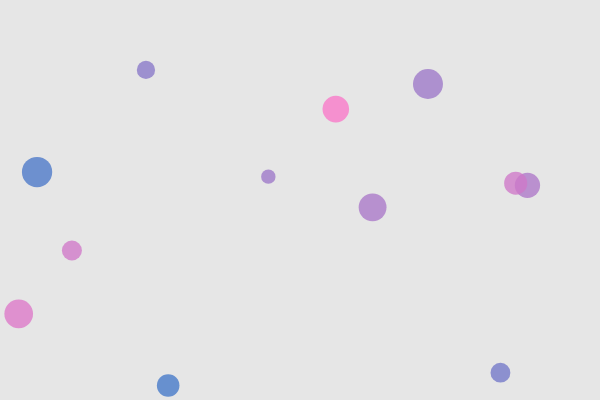
Frame 1 (no input)
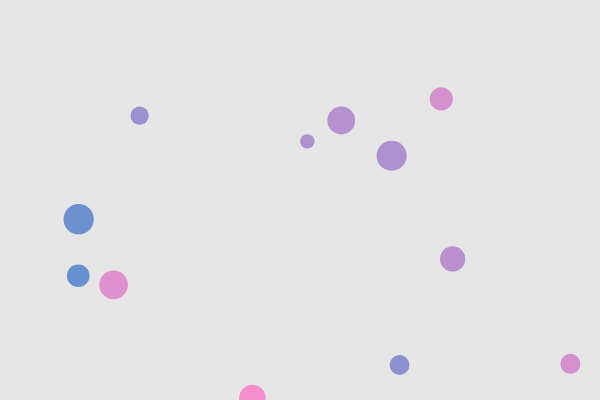
Frame 60 (no input)
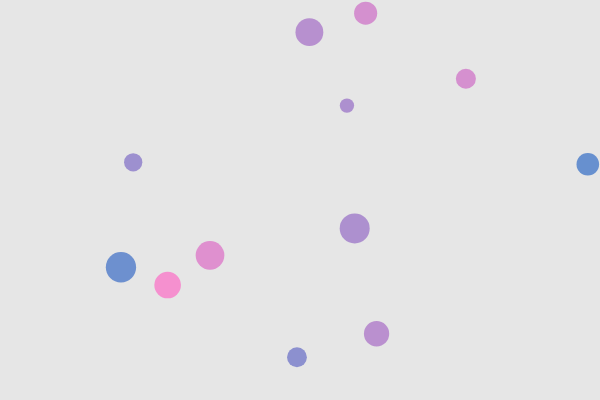
Frame 120 (the mouse pressed at the canvas centre since frame 60)

The p5.js sketch that drew these frames (run headless with seeded random() and noise() and a simulated clock; from frame 60 on, the mouse is pressed at the canvas centre):

// p5.js sketch
// ── sketch.js
// DM2008 — Activity 4b
// Objects in Motion (60 min)

// ============================
// Step 0: Global data
// ============================
let agents = []; // array to hold many objects
const NUM_START = 12; // you can tweak this

function setup() {
  createCanvas(600, 400);
  noStroke();

  // ============================
  // Step 1: Populate the array
  // - Use a loop to create multiple instances
  // - Give each instance some randomized starting values
  // ============================
  for (let i = 0; i < NUM_START; i++) {
    let x = random(width);
    let y = random(height);
    let size = random(12, 36);
    let speedX = random(-2, 2);
    let speedY = random(-2, 2);
    // TODO: pass any extra properties you plan to use
    agents.push(new Agent(x, y, size, speedX, speedY));
  }
}

function draw() {
  background(230);

  // ============================
  // Step 2: Loop through the array
  // - Call at least TWO methods on each object
  //   e.g., update() then show()
  // ============================
  for (let i = 0; i < agents.length; i++) {
    agents[i].update(); // change over time
    agents[i].show(); // draw

    if (keyIsPressed) {
      agents[i].disperse();
    }
  }

  // ============================
  // Step 3 (optional but recommended):
  // Removal / lifespan
  // - If your objects can "die", remove them safely.
  // - Use a backward loop to avoid skipping items when splicing.
  // ============================
  for (let i = agents.length - 1; i >= 0; i--) {
    if (agents[i].life <= 0) {
      agents.splice(i, 1);
    }
  }
}

// ============================
// Step 4: Interaction (optional)
// - Add new objects with mouse clicks
// - Toggle behaviors with keys
// ============================
function mouseDragged() {
  for (let i = 0; i < NUM_START; i++) {
    // let x = random(width);
    // let y = random(height);
    let size = random(12, 36);
    let speedX = random(-2, 2);
    let speedY = random(-2, 2);
    // TODO: pass any extra properties you plan to use
    agents.push(new Agent(mouseX, mouseY, size, speedX, speedY));
  }
}
// ============================
// Step 5: Define your Class
// - Must have at least 1 property that changes over time
// - Must have at least 1 method besides show()
// - Feel free to add more properties/methods
// ============================
class Agent {
  constructor(x, y, size, speedX, speedY) {
    // Required properties
    this.x = x;
    this.y = y;
    this.size = size;

    // Motion
    this.dx = speedX;
    this.dy = speedY;

    // Style (customize!)
    this.hue = random(360);
    this.alpha = 200;

    // Lifespan (optional)
    this.life = 255; // use this if you want fade/shrink/remove behavior
  }

  // Method #1: update — change over time
  update() {
    // Basic movement
    this.x += this.dx;
    this.y += this.dy;

    // Simple screen wrap (A) or bounce (B) — pick one or implement your own:

    // (A) Wrap:
    if (this.x > width) {
      this.x = 0;
    }
    if (this.x < 0) {
      this.x = width;
    }
    if (this.y > height) {
      this.y = 0;
    }
    if (this.y < 0) {
      this.y = height;
    }

    // (B) Bounce (comment Wrap out if you use Bounce):
    // if (this.x < 0 || this.x > width) {
    //   this.dx *= -1;
    // }
    // if (this.y < 0 || this.y > height) {
    //   this.dy *= -1;
    // }

    // Example of property changing over time:
    // subtle size pulse
    // this.size += sin(frameCount * 0.05) * 0.2;

    // Or use a lifespan:
    // this.life -= 1;        // fade over time
    // this.size -= 0.05;     // shrink slowly
  }

  // Method #2: show — draw the object
  show() {
    // If you use HSB, set colorMode(HSB) in setup()
    // colorMode(HSB, 360, 100, 100, 255);
    // fill(this.hue, 70, 90, this.alpha);

    // Using RGB to keep it simple
    fill(50 + (this.hue % 200), 120, 200, this.alpha);
    ellipse(this.x, this.y, this.size);
  }

  disperse() {
    this.dx = this.dx * 2;
    this.dy = this.dy * 2;
  }
}

/* ============================
   TODO ideas (pick at least one):
   - Add a second method besides show(), e.g., bounce(), shrink(), changeColor()
   - Make one property evolve over time (size, hue, alpha, speed)
   - Add a key or mouse interaction that changes *all* agents (loop over array)
   - Implement removal: shrink agents and splice them when too small
============================= */
